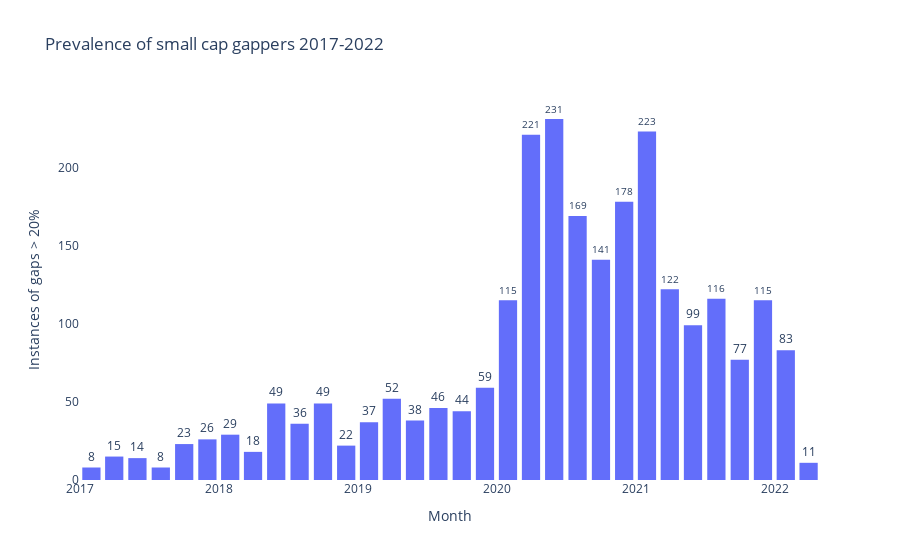

Source (notebook cell):
### Markdown cell above
## Figure

### Code cell
fig = px.histogram(df,x="Date",text_auto=True, labels={"Date":"Month"}, title="Prevalence of small cap gappers 2017-2022")
fig.update_layout(bargap=.2,height = 1000,paper_bgcolor='rgba(0,0,0,0)',plot_bgcolor='rgba(0,0,0,0)')

#Genbrug fra barchart sektionen - flyt tekst udenfor søjlerne - MEN ikke indstilling af præcisionen - det gør teksten alt for lille/virker ikke

fig.update_traces(textposition='outside')

#Change Y-axis title - doesn't work in the px.hist call
fig.update_layout(uniformtext_minsize=100, yaxis_title="Instances of gaps > 20%")
#fig.update_layout()

#fig.update_layout(xaxis_tickangle=-45)

### Figure 1 — Plotly figure (JSON) as saved in the notebook; plotly's stock layout.template omitted (floating-point values rounded to 4 significant figures; data arrays with more than 128 entries replaced by an {"elided": "..."} marker saying what was removed)
{"data": [{"alignmentgroup": "True", "bingroup": "x", "hovertemplate": "Month=%{x}<br>count=%{y}<extra></extra>", "legendgroup": "", "marker": {"color": "#636efa", "pattern": {"shape": ""}}, "name": "", "offsetgroup": "", "orientation": "v", "showlegend": false, "textposition": "outside", "texttemplate": "%{value}", "type": "histogram", "x": {"elided": "2474 str values"}, "xaxis": "x", "yaxis": "y"}], "layout": {"autosize": true, "bargap": 0.2, "barmode": "relative", "legend": {"tracegroupgap": 0}, "paper_bgcolor": "rgba(0, 0, 0, 0)", "plot_bgcolor": "rgba(0, 0, 0, 0)", "title": {"text": "Prevalence of small cap gappers 2017-2022"}, "uniformtext": {"minsize": 100}, "xaxis": {"anchor": "y", "autorange": true, "domain": [0, 1], "range": ["2016-12-31", "2022-04-30"], "title": {"text": "Month"}, "type": "date"}, "yaxis": {"anchor": "x", "autorange": true, "domain": [0, 1], "range": [0, 243.2], "title": {"text": "Instances of gaps > 20%"}}}}
